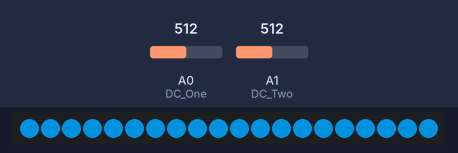
Recording of a sketch running on a simulated Arduino Uno, built with avr-gcc and run on an emulated ATmega328P. Parts: 20 RGB LEDs in strip order, left to right. The inputs (shaded band) are chosen by the test bench; at power-on: A0 (DC_One) = 512, A1 (DC_Two) = 512. Dim RGB values are drawn brighter than linear.

Above: at 3.45 s.
At 7.68 s:
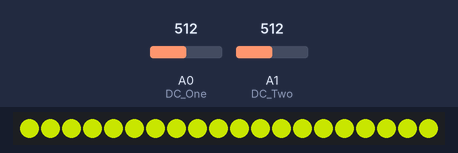
At 11.6 s:
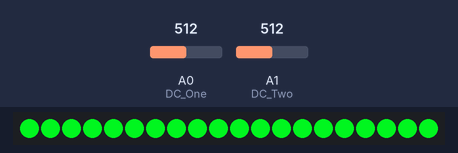
At 21.25 s:
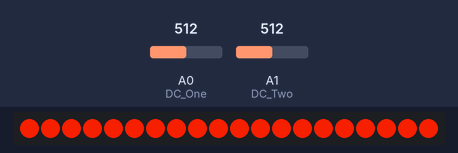
At 31.51 s:
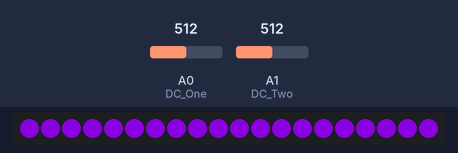
At 39.65 s:
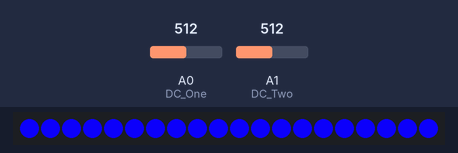

The sketch:

techno_music_visualizer.ino
```cpp
#include <FastLED.h>

#define DATA_PIN     6
#define NUM_LEDS    20
#define BRIGHTNESS  255
#define LED_TYPE    WS2811
#define COLOR_ORDER GRB

// I'm seeing best results using band 4 to isolate the drumbeats
#define DRUM_BAND 4

// Depending on the music you're playing and the volume you have it set to, you may need to tweak either
// the volume or this level to respond to all the drumbeats but not to other elements of the music
#define DRUM_VOLUME_THRESHOLD 170

// Leave this at 1 for a good basic fade, or decrease it to 0 for a quicker fade, or increase it to 2, 3,
// etc. for a more drawn-out fade
#define FADE_DELAY 1

int fadeCountdown = FADE_DELAY;

CRGB leds[NUM_LEDS];

//Declare Spectrum Shield pin connections
#define STROBE 4
#define RESET 5
#define DC_One A0
#define DC_Two A1

//Define spectrum variables
int Frequencies_One[7];
int Frequencies_Two[7];
int hue = 0;

void setup() {
  delay( 3000 ); // power-up safety delay

  //Set spectrum Shield pin configurations
  pinMode(STROBE, OUTPUT);
  pinMode(RESET, OUTPUT);
  pinMode(DC_One, INPUT);
  pinMode(DC_Two, INPUT);
  digitalWrite(STROBE, HIGH);
  digitalWrite(RESET, HIGH);

  //Initialize Spectrum Analyzers
  digitalWrite(STROBE, LOW);
  delay(1);
  digitalWrite(RESET, HIGH);
  delay(1);
  digitalWrite(STROBE, HIGH);
  delay(1);
  digitalWrite(STROBE, LOW);
  delay(1);
  digitalWrite(RESET, LOW);

  FastLED.addLeds<LED_TYPE, DATA_PIN, COLOR_ORDER>(leds, NUM_LEDS).setCorrection(TypicalLEDStrip);
  FastLED.setBrightness(BRIGHTNESS);
  turnOffAllLeds();
}

void loop() {
  listenAndFade();
}

void turnOffAllLeds() {
  fill_solid(leds, NUM_LEDS, CRGB::Black);
  FastLED.show();
}

void listenAndFade() {
  // We're fading all the time, but only going to 100% brightness when there's a beat
  Read_Frequencies();
  if (fadeCountdown == 0) {
    fadeToBlackBy(leds, NUM_LEDS, 1);
    FastLED.show();
    fadeCountdown = FADE_DELAY;
  } else {
    fadeCountdown--;
  }
}

/*************Pull frquencies from Spectrum Shield****************/
void Read_Frequencies() {
  //Read frequencies for each band
  for (int freq_amp = 0; freq_amp < 7; freq_amp++) {
    Frequencies_One[freq_amp] = analogRead(DC_One);
    Frequencies_Two[freq_amp] = analogRead(DC_Two);
    if (freq_amp == DRUM_BAND && (Frequencies_One[DRUM_BAND] > DRUM_VOLUME_THRESHOLD || Frequencies_Two[DRUM_BAND] > DRUM_VOLUME_THRESHOLD)) {
      // We're fading all the time, but only going to 100% brightness when there's a beat
      fill_solid(leds, NUM_LEDS, CHSV(hue, 255, BRIGHTNESS));
      // Might as well have some color variation
      hue = (hue + 1) % 256;
    }
    digitalWrite(STROBE, HIGH);
    digitalWrite(STROBE, LOW);
  }
}
```
